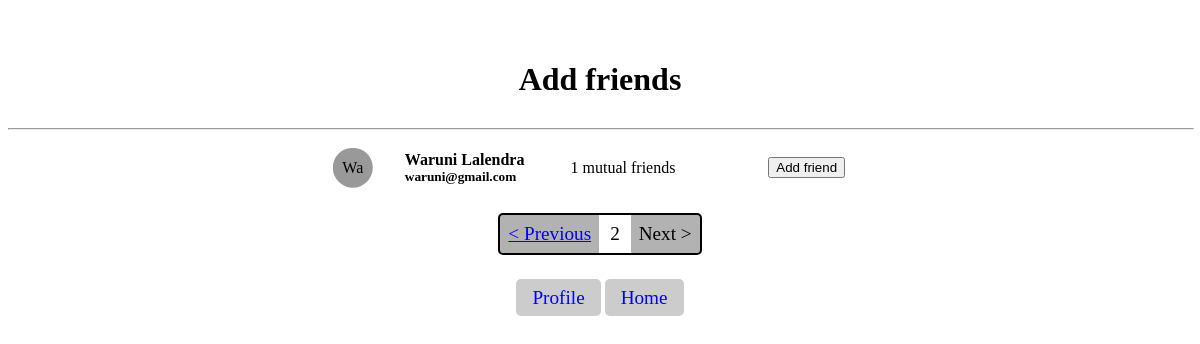
Page /addFriends.php?page=2 (signed in) on the committed database.
### tables this page shows
CREATE TABLE IF NOT EXISTS `users` (
  `name` text NOT NULL,
  `email` text NOT NULL,
  `username` text NOT NULL,
  `password` text NOT NULL,
  `time` timestamp NOT NULL DEFAULT CURRENT_TIMESTAMP,
  PRIMARY KEY (`email`(50)),
  UNIQUE KEY `Username` (`username`(50))
);

### php/friends.php (called while the page is built, shortened)
<?php include "db.php"; ?>
<?php
  function execute($query){
    global $conn;
    $result = $conn->query($query);
    return $result;
  }
  function getMutualFriendsCount($email, $person){
    $query = "SELECT email FROM users WHERE email IN (SELECT friendEmail FROM friends WHERE email=\"$person\") AND email IN (SELECT friendEmail FROM friends WHERE email=\"$email\")";
    $res = execute($query);
    return $res->num_rows;
  }
?>

### addFriends.php (the view, shortened to what this page needs)
<?php include "php/db.php" ?>
<?php include "php/friends.php" ?>
<?php
  $page = $_REQUEST["page"];
  $start = 5*($page - 1);
  if(empty($_SESSION["email"])){
    header("Location: index.php");
  }else{
    $email = $_SESSION["email"];
    $q = "SELECT name,email FROM users WHERE email NOT IN (SELECT friendEmail FROM friends WHERE email=\"$email\") AND email<>\"$email\"";
    $qRes = execute($q);
    $rows = $qRes->num_rows;
    $lastPage = ceil($rows/5);
    function displayPeople(){
      global $email, $start;
      $q = "SELECT name,email FROM users WHERE email NOT IN (SELECT friendEmail FROM friends WHERE email=\"$email\") AND email<>\"$email\" LIMIT $start , 5";
      $result = execute($q);
      while($person = $result->fetch_assoc()){
        $personName = $person["name"];
        $personEmail = $person["email"];
        $dpName = $personName[0].$personName[1];
        $mutualCount = getMutualFriendsCount($email, $personEmail);
        $personElement = "
          <div class=\"friend\">
            <div class=\"friend-dp\">$dpName</div>
            <div class=\"name-email\">
              <h4>$personName</h4>
              <h5>$personEmail</h5>
            </div>
            <p>$mutualCount mutual friends</p>
            <a href=\"php/addFriend.php?email=$email&friend=$personEmail\"><button>Add friend</button></a>
          </div>
        ";
        echo $personElement;
      }
    }
  }
?>
<!DOCTYPE html>
<html lang="en">
<head>
</head>
<body>
    <h1>Add friends</h1>
    <hr width="100%">
    <div class="friends-section">
      <?php displaypeople(); ?>
      <div class="padination">
        <div><a <?php echo $page!=1?"href=addFriends.php?page=".($page-1)."":""; ?>>&lt; Previous</a></div>
        <div><?php echo $page; ?></div>
        <div><a <?php echo $page!=$lastPage?"href=addFriends.php?page=".($page+1)."":""; ?>>Next &gt;</a></div>
      </div>
      <div style="margin-top: 2rem;">
        <a href="profile.php" class="link">Profile</a>
        <a href="index.php" class="link">Home</a>
      </div>
    </div>
</body>
</html>

### addFriends.php (style rules this page uses)
body { text-align: center; display: grid; align-items: center; padding-top: 2rem; }
.link { padding: 0.5rem 1rem; margin-top: 2rem; background: rgba(0,0,0,0.2); font-size: 1.2rem; border-radius: 5px; cursor: pointer; text-decoration:none; max-width: max-content; }
.friends-section { display: grid; padding: 0 20rem; }
.friends-section .friend { display: grid; grid-template-columns: 1fr 10fr 10fr 5fr; align-items: center; text-align:start; padding: 0.3rem; }
.friends-section .friend .name-email { margin-left: 2rem; }
.friends-section .friend h4,h5 { margin: 0; }
.friend-dp { width: 2.5rem; height: 2.5rem; clip-path: circle(); background-color: rgba(0,0,0,0.4); display: grid; align-items: center; text-align: center; }
.padination { display: flex; max-width: max-content; border: solid 2px black; border-radius: 5px; margin-left: auto; margin-right: auto; margin-top: 1rem; }
.padination div { padding: 0.5rem; border: none; cursor: pointer; background: rgba(0,0,0,0.3); font-size: 1.2rem; }
.padination div:nth-child(2) { margin: 0 3px; background: white; }

### rows in the picture
users: name "Wa", name "Waruni Lalendra", email "waruni@gmail.com", mutualCount "1"

### other values in the picture
$page "2"
